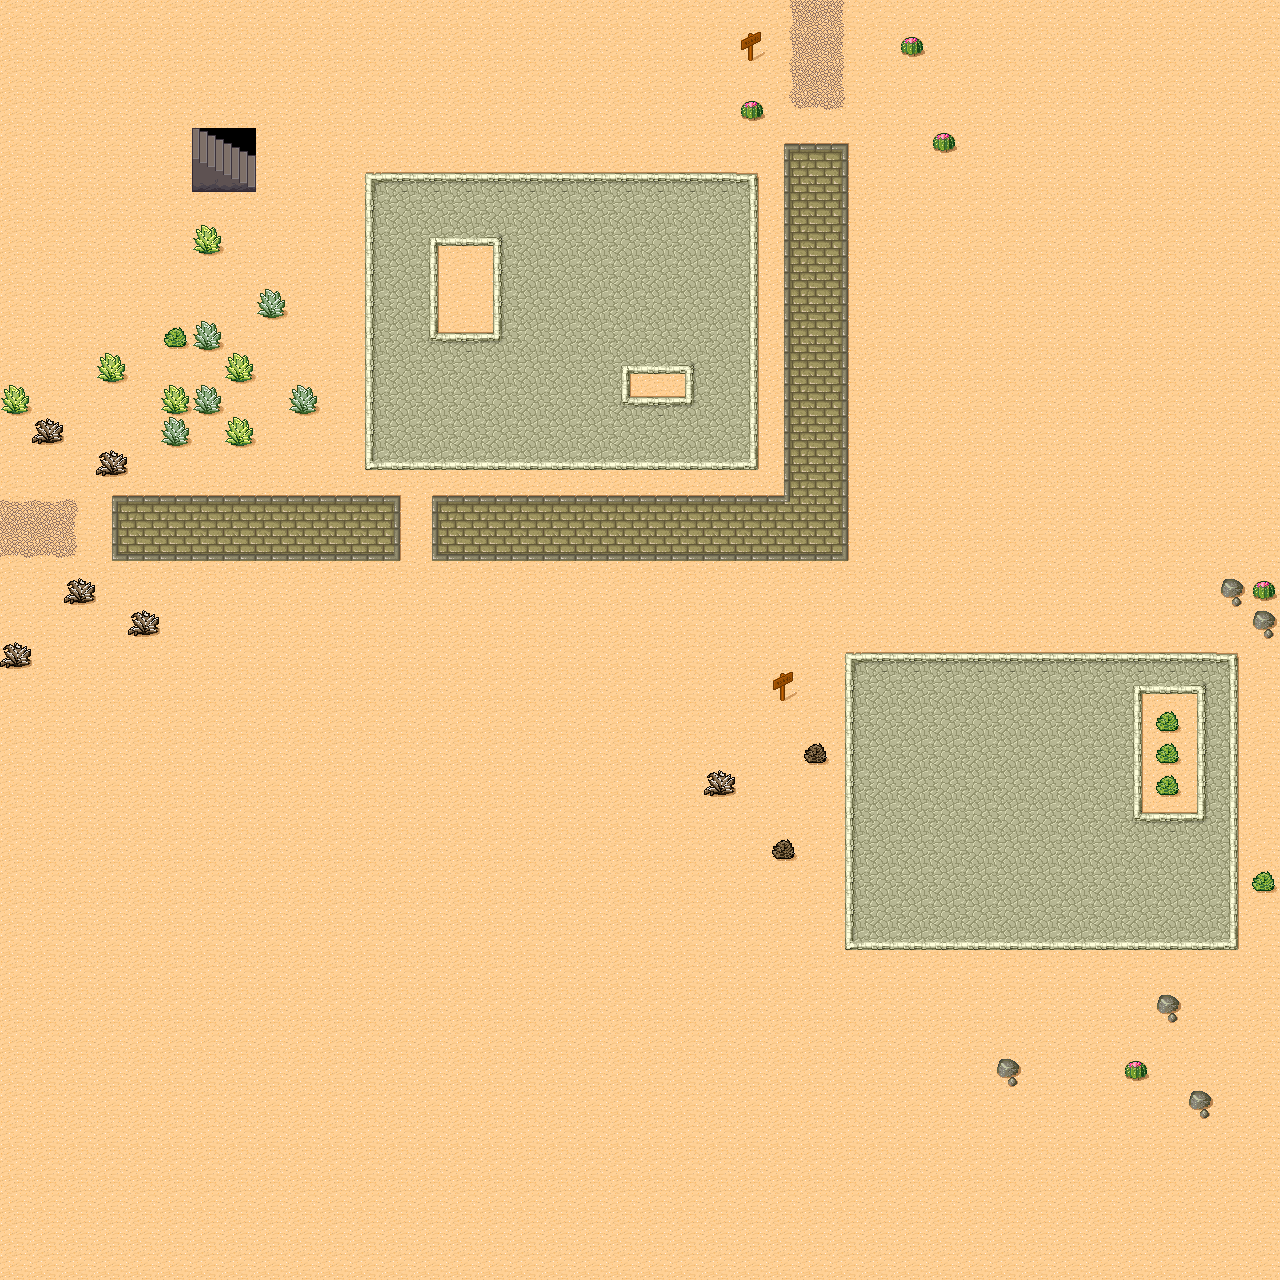

Rendered tile map (Tiled .tmx) drawn with the repository's tilesets; below, a short description and the full map source, tile grids included:
An orthogonal 40x40 tile map with 32x32 px tiles, 1 tile layer (Ground), 2 tilesets.

<map version="1.8" tiledversion="1.8.1" orientation="orthogonal" renderorder="right-down" width="40" height="40" tilewidth="32" tileheight="32" infinite="0" nextlayerid="2" nextobjectid="1">
 <tileset firstgid="1" source="desert.tsx" />
 <tileset firstgid="49" source="Terrain.tsx" />
 <layer id="1" name="Ground" width="40" height="40">
  <data encoding="csv">
30,30,30,30,30,30,30,30,30,30,30,30,30,30,30,30,30,30,30,30,30,30,30,30,14,15,16,30,30,30,30,30,30,30,30,30,30,30,30,30,
30,30,30,30,30,30,30,30,30,30,30,30,30,30,30,30,30,30,30,30,30,30,30,46,14,15,16,30,31,30,30,30,30,30,30,30,30,30,30,30,
30,30,30,30,30,30,30,30,30,30,30,30,30,30,30,30,30,30,30,30,30,30,30,30,14,15,16,30,30,30,30,30,30,30,30,30,30,30,30,30,
30,30,30,30,30,30,30,30,30,30,30,30,30,30,30,30,30,30,30,30,30,30,30,31,22,23,24,30,30,30,30,30,30,30,30,30,30,30,30,30,
30,30,30,30,30,30,634,635,30,30,30,30,30,30,30,30,30,30,30,30,30,30,30,30,1,2,3,30,30,31,30,30,30,30,30,30,30,30,30,30,
30,30,30,30,30,30,666,667,30,30,30,25,26,26,26,26,26,26,26,26,26,26,26,27,9,10,11,30,30,30,30,30,30,30,30,30,30,30,30,30,
30,30,30,30,30,30,30,30,30,30,30,33,34,34,34,34,34,34,34,34,34,34,34,35,9,10,11,30,30,30,30,30,30,30,30,30,30,30,30,30,
30,30,30,30,30,30,40,30,30,30,30,33,34,36,42,37,34,34,34,34,34,34,34,35,9,10,11,30,30,30,30,30,30,30,30,30,30,30,30,30,
30,30,30,30,30,30,30,30,30,30,30,33,34,35,30,33,34,34,34,34,34,34,34,35,9,10,11,30,30,30,30,30,30,30,30,30,30,30,30,30,
30,30,30,30,30,30,30,30,38,30,30,33,34,35,30,33,34,34,34,34,34,34,34,35,9,10,11,30,30,30,30,30,30,30,30,30,30,30,30,30,
30,30,30,30,30,48,38,30,30,30,30,33,34,44,26,45,34,34,34,34,34,34,34,35,9,10,11,30,30,30,30,30,30,30,30,30,30,30,30,30,
30,30,30,40,30,30,30,40,30,30,30,33,34,34,34,34,34,34,34,36,42,37,34,35,9,10,11,30,30,30,30,30,30,30,30,30,30,30,30,30,
40,30,30,30,30,40,38,30,30,38,30,33,34,34,34,34,34,34,34,44,26,45,34,35,9,10,11,30,30,30,30,30,30,30,30,30,30,30,30,30,
30,39,30,30,30,38,30,40,30,30,30,33,34,34,34,34,34,34,34,34,34,34,34,35,9,10,11,30,30,30,30,30,30,30,30,30,30,30,30,30,
30,30,30,39,30,30,30,30,30,30,30,41,42,42,42,42,42,42,42,42,42,42,42,43,9,10,11,30,30,30,30,30,30,30,30,30,30,30,30,30,
7,7,8,1,2,2,2,2,2,2,2,2,3,1,2,2,2,2,2,2,2,2,2,2,29,10,11,30,30,30,30,30,30,30,30,30,30,30,30,30,
15,15,16,9,10,10,10,10,10,10,10,10,11,9,10,10,10,10,10,10,10,10,10,10,10,10,11,30,30,30,30,30,30,30,30,30,30,30,30,30,
23,23,24,17,18,18,18,18,18,18,18,18,19,17,18,18,18,18,18,18,18,18,18,18,18,18,19,30,30,30,30,30,30,30,30,30,30,30,30,30,
30,30,39,30,30,30,30,30,30,30,30,30,30,30,30,30,30,30,30,30,30,30,30,30,30,30,30,30,30,30,30,30,30,30,30,30,30,30,32,31,
30,30,30,30,39,30,30,30,30,30,30,30,30,30,30,30,30,30,30,30,30,30,30,30,30,30,30,30,30,30,30,30,30,30,30,30,30,30,30,32,
39,30,30,30,30,30,30,30,30,30,30,30,30,30,30,30,30,30,30,30,30,30,30,30,30,30,25,26,26,26,26,26,26,26,26,26,26,26,27,30,
30,30,30,30,30,30,30,30,30,30,30,30,30,30,30,30,30,30,30,30,30,30,30,30,46,30,33,34,34,34,34,34,34,34,34,36,42,37,35,30,
30,30,30,30,30,30,30,30,30,30,30,30,30,30,30,30,30,30,30,30,30,30,30,30,30,30,33,34,34,34,34,34,34,34,34,35,48,33,35,30,
30,30,30,30,30,30,30,30,30,30,30,30,30,30,30,30,30,30,30,30,30,30,30,30,30,47,33,34,34,34,34,34,34,34,34,35,48,33,35,30,
30,30,30,30,30,30,30,30,30,30,30,30,30,30,30,30,30,30,30,30,30,30,39,30,30,30,33,34,34,34,34,34,34,34,34,35,48,33,35,30,
30,30,30,30,30,30,30,30,30,30,30,30,30,30,30,30,30,30,30,30,30,30,30,30,30,30,33,34,34,34,34,34,34,34,34,44,26,45,35,30,
30,30,30,30,30,30,30,30,30,30,30,30,30,30,30,30,30,30,30,30,30,30,30,30,47,30,33,34,34,34,34,34,34,34,34,34,34,34,35,30,
30,30,30,30,30,30,30,30,30,30,30,30,30,30,30,30,30,30,30,30,30,30,30,30,30,30,33,34,34,34,34,34,34,34,34,34,34,34,35,48,
30,30,30,30,30,30,30,30,30,30,30,30,30,30,30,30,30,30,30,30,30,30,30,30,30,30,33,34,34,34,34,34,34,34,34,34,34,34,35,30,
30,30,30,30,30,30,30,30,30,30,30,30,30,30,30,30,30,30,30,30,30,30,30,30,30,30,41,42,42,42,42,42,42,42,42,42,42,42,43,30,
30,30,30,30,30,30,30,30,30,30,30,30,30,30,30,30,30,30,30,30,30,30,30,30,30,30,30,30,30,30,30,30,30,30,30,30,30,30,30,30,
30,30,30,30,30,30,30,30,30,30,30,30,30,30,30,30,30,30,30,30,30,30,30,30,30,30,30,30,30,30,30,30,30,30,30,30,32,30,30,30,
30,30,30,30,30,30,30,30,30,30,30,30,30,30,30,30,30,30,30,30,30,30,30,30,30,30,30,30,30,30,30,30,30,30,30,30,30,30,30,30,
30,30,30,30,30,30,30,30,30,30,30,30,30,30,30,30,30,30,30,30,30,30,30,30,30,30,30,30,30,30,30,32,30,30,30,31,30,30,30,30,
30,30,30,30,30,30,30,30,30,30,30,30,30,30,30,30,30,30,30,30,30,30,30,30,30,30,30,30,30,30,30,30,30,30,30,30,30,32,30,30,
30,30,30,30,30,30,30,30,30,30,30,30,30,30,30,30,30,30,30,30,30,30,30,30,30,30,30,30,30,30,30,30,30,30,30,30,30,30,30,30,
30,30,30,30,30,30,30,30,30,30,30,30,30,30,30,30,30,30,30,30,30,30,30,30,30,30,30,30,30,30,30,30,30,30,30,30,30,30,30,30,
30,30,30,30,30,30,30,30,30,30,30,30,30,30,30,30,30,30,30,30,30,30,30,30,30,30,30,30,30,30,30,30,30,30,30,30,30,30,30,30,
30,30,30,30,30,30,30,30,30,30,30,30,30,30,30,30,30,30,30,30,30,30,30,30,30,30,30,30,30,30,30,30,30,30,30,30,30,30,30,30,
30,30,30,30,30,30,30,30,30,30,30,30,30,30,30,30,30,30,30,30,30,30,30,30,30,30,30,30,30,30,30,30,30,30,30,30,30,30,30,30
</data>
 </layer>
</map>
